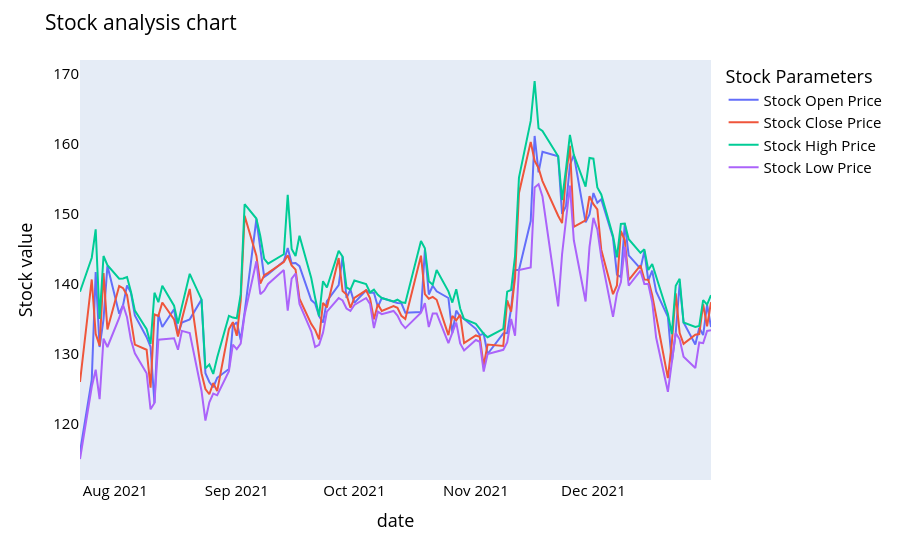

Notebook source saved alongside this figure:
### Code cell
names = cycle(['Stock Open Price','Stock Close Price','Stock High Price','Stock Low Price'])

fig = px.line(y_2021, x=y_2021.date, y=[y_2021['open'], y_2021['close'],
                                          y_2021['high'], y_2021['low']],
             labels={'Date': 'Date','value':'Stock value'})
fig.update_layout(title_text='Stock analysis chart', font_size=15, font_color='black',legend_title_text='Stock Parameters')
fig.for_each_trace(lambda t:  t.update(name = next(names)))
fig.update_xaxes(showgrid=False)
fig.update_yaxes(showgrid=False)

fig.show()
